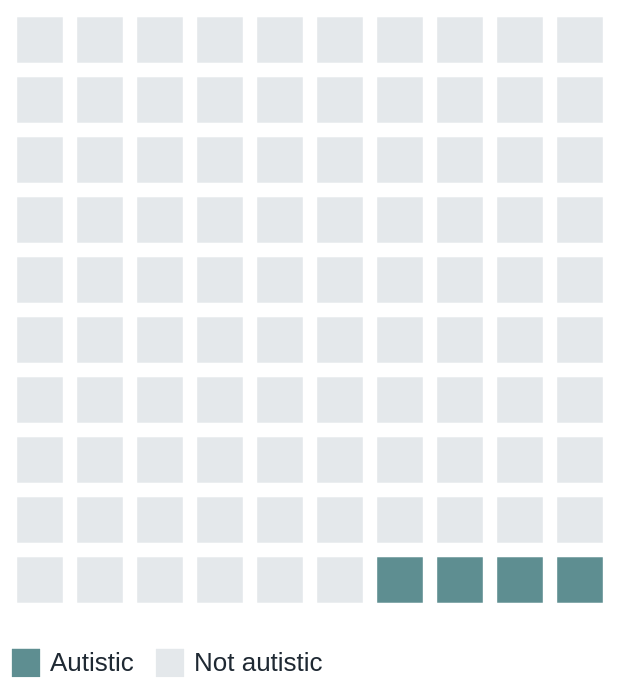

Vega-Lite specification stored for this chart:
### Vega-Lite specification from a JSON file in a GitHub repository (floating-point values rounded to 4 significant figures)
{"$schema": "https://vega.github.io/schema/vega-lite/v5.json", "description": "Waffle chart: 100 squares represent 100 children aged 5-14; filled squares show the 4.3% who are autistic (ABS SDAC 2022).", "width": 300, "height": 300, "data": {"sequence": {"start": 0, "stop": 100, "as": "i"}}, "transform": [{"calculate": "datum.i % 10", "as": "col"}, {"calculate": "floor(datum.i / 10)", "as": "row"}, {"calculate": "datum.i >= 96 ? 'Autistic' : 'Not autistic'", "as": "group"}], "mark": {"type": "square", "size": 520, "cornerRadius": 3}, "encoding": {"x": {"field": "col", "type": "ordinal", "axis": null}, "y": {"field": "row", "type": "ordinal", "axis": null}, "color": {"field": "group", "type": "nominal", "scale": {"domain": ["Autistic", "Not autistic"], "range": ["#1b5f63", "#d9dee3"]}, "legend": {"orient": "bottom", "title": null, "symbolType": "square", "symbolSize": 200}}, "tooltip": [{"field": "group", "title": "Each square is one child"}]}, "config": {"font": "'Source Sans 3', Arial, sans-serif", "background": "transparent", "view": {"stroke": null}, "axis": {"labelFont": "'Source Sans 3', Arial, sans-serif", "titleFont": "'Source Sans 3', Arial, sans-serif", "labelFontSize": 13, "titleFontSize": 13, "labelColor": "#1f2933", "titleColor": "#616e7c", "titleFontWeight": 600, "gridColor": "#e4e7eb", "domainColor": "#9aa5b1", "tickColor": "#9aa5b1", "labelAngle": 0, "labelLimit": 320}, "legend": {"labelFont": "'Source Sans 3', Arial, sans-serif", "titleFont": "'Source Sans 3', Arial, sans-serif", "labelFontSize": 13, "titleFontSize": 13, "labelColor": "#1f2933", "titleColor": "#1f2933", "labelLimit": 320, "titleLimit": 320}, "text": {"font": "'Source Sans 3', Arial, sans-serif", "fontSize": 13, "color": "#1f2933"}}}
